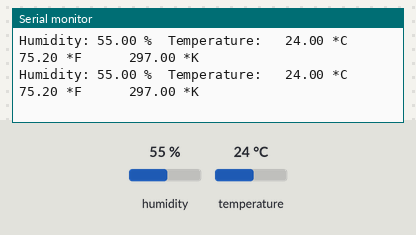
Bench run of a sketch on a simulated Arduino Uno, built with avr-gcc and run on an emulated ATmega328P. Parts: the last lines printed to the serial monitor. Inputs (shaded band) come from the test bench; at power-on: temperature 24 °C, humidity 55 %.

Above: at 2.8 s.
2.9 s: temperature set to 41 °C
At 4.28 s:
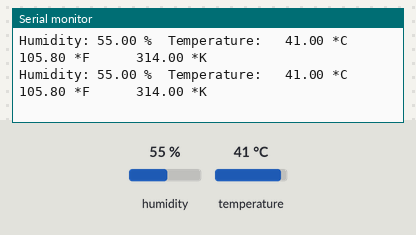
8.9 s: temperature set to 12 °C
At 8.95 s:
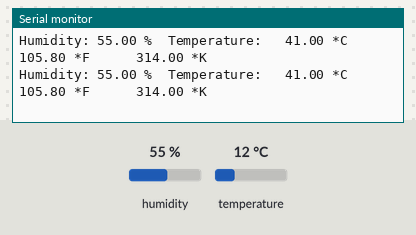
14.9 s: humidity set to 22 %
At 14.92 s:
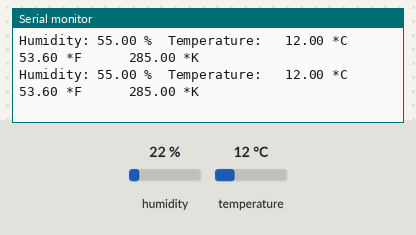
26.9 s: temperature set to 41 °C
At 26.95 s:
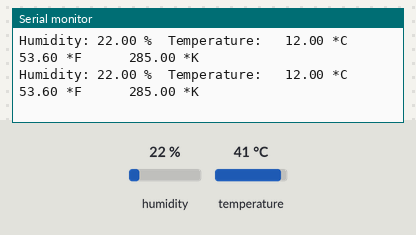
32.9 s: temperature set to 19 °C
At 32.97 s:
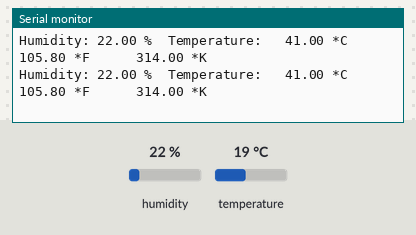
Timing chart, 0 to 35.9 s (numbered marks = the images above; inputs shaded):
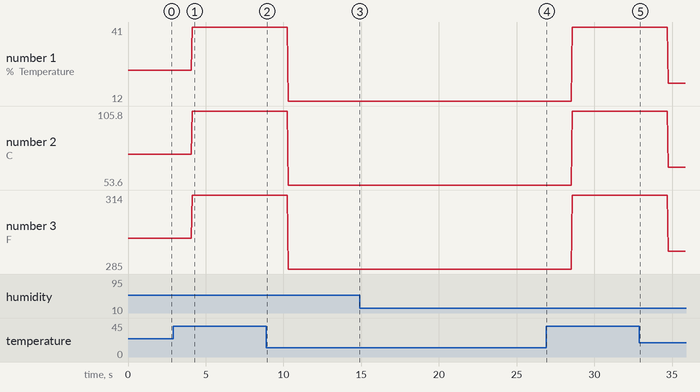

Measured:
- after the input at 2.9 s, the serial monitor: prints a new line after 1.2 s (image 1)
- plotted number 1: 24 → 41 after the input at 2.9 s, 41 → 12 after the input at 8.9 s, 12 → 41 after the input at 26.9 s, 41 → 19 after the input at 32.9 s
- plotted number 2: 75.2 → 105.8 after the input at 2.9 s, 105.8 → 53.6 after the input at 8.9 s, 53.6 → 105.8 after the input at 26.9 s, 105.8 → 66.2 after the input at 32.9 s
- plotted number 3: 297 → 314 after the input at 2.9 s, 314 → 285 after the input at 8.9 s, 285 → 314 after the input at 26.9 s, 314 → 292 after the input at 32.9 s

The sketch:

temp_humid_monitor.ino
```cpp
#include "DHT.h"

#define DHTPIN 2


#define DHTTYPE DHT11   // DHT 11


DHT dht(DHTPIN, DHTTYPE);

void setup() {
  Serial.begin(9600);
  Serial.println("DHTxx test!");

  dht.begin();
}

void loop() {

  float h = dht.readHumidity();
  float t = dht.readTemperature();

  if (isnan(t) || isnan(h)) {
    Serial.println("Failed to read from DHT");
  } else {
    Serial.print("Humidity: ");
    Serial.print(h);
    Serial.print(" %\t");
    Serial.print("Temperature: ");
    Serial.print("\t");
    Serial.print(t);
    Serial.print(" *C");
    Serial.print("\t");
    Serial.print(farenheitTemp(t));
    Serial.print(" *F");
    Serial.print(" \t");
    kelvinTemp(t);
  }
}

float farenheitTemp(float tempC){
  float tempF;

  tempF = (tempC * 1.8) + 32;

  return tempF;
}

void kelvinTemp(float tempC){
  float tempK;

  tempK = tempC + 273;

      Serial.print(" \t");
      Serial.print(tempK);
      Serial.print(" *K");

    if(tempK < 100){
      Serial.print(" \t");
      Serial.println("Wear some shorts maaan !!!");
    } else {
          Serial.println(" ");
    }

//  return tempK;
}
```
